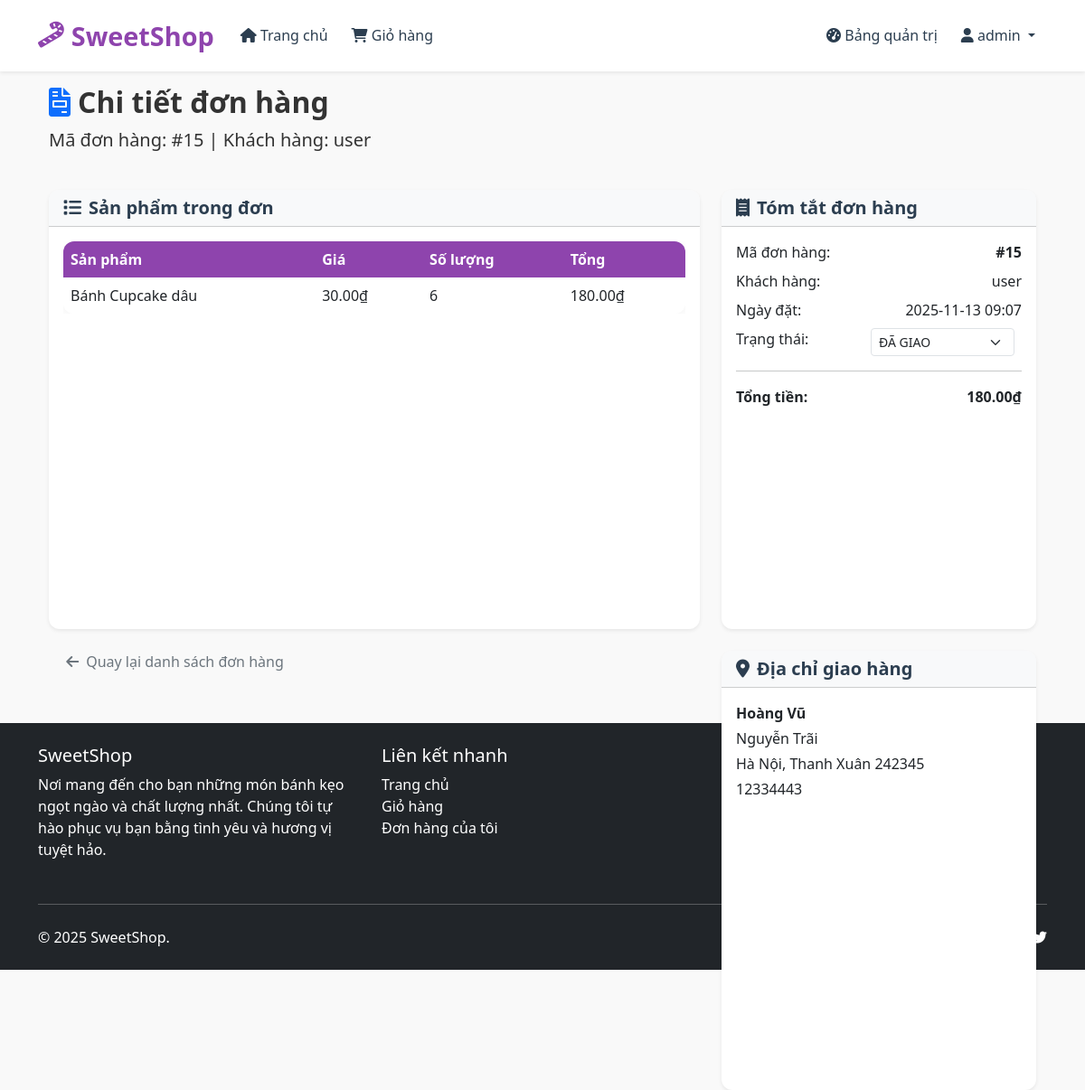
Page /orders/15 (signed in) on the committed database.
### app/models.py (models this page shows, shortened)
class User(UserMixin, db.Model):
    __tablename__ = 'users'
    id = db.Column(db.Integer, primary_key=True)
    username = db.Column(db.String(80), nullable=False, unique=True)
    password_hash = db.Column(db.String(120), nullable=False)
    role = db.Column(db.String(10), nullable=False, default='USER')  # 'USER' or 'ADMIN'
    created_at = db.Column(db.DateTime, nullable=False, default=datetime.utcnow)
    cart_items = db.relationship('Cart', backref='user', lazy=True, cascade='all, delete-orphan')
    orders = db.relationship('Order', backref='customer', lazy=True, cascade='all, delete-orphan')
    addresses = db.relationship('Address', backref='user', lazy=True, cascade='all, delete-orphan')

class Order(db.Model):
    __tablename__ = 'orders'
    id = db.Column(db.Integer, primary_key=True)
    user_id = db.Column(db.Integer, db.ForeignKey('users.id'), nullable=False)
    order_date = db.Column(db.DateTime, nullable=False, default=datetime.utcnow)
    total_amount = db.Column(db.Numeric(10, 2), nullable=False)
    status = db.Column(db.String(20), nullable=False, default='PENDING')  # PENDING, PAID, SHIPPED, DELIVERED, CANCELLED
    shipping_address_id = db.Column(db.Integer, db.ForeignKey('addresses.id'), nullable=False)
    items = db.relationship('OrderItem', backref='order', lazy=True, cascade='all, delete-orphan')
    shipping_address = db.relationship('Address', backref='orders', lazy=True)

class OrderItem(db.Model):
    __tablename__ = 'order_items'
    id = db.Column(db.Integer, primary_key=True)
    order_id = db.Column(db.Integer, db.ForeignKey('orders.id'), nullable=False)
    product_id = db.Column(db.Integer, db.ForeignKey('products.id'), nullable=False)
    quantity = db.Column(db.Integer, nullable=False)
    price = db.Column(db.Numeric(10, 2), nullable=False)  # Price at time of order
    product = db.relationship('Product', back_populates='order_items')

class Product(db.Model):
    __tablename__ = 'products'
    id = db.Column(db.Integer, primary_key=True)
    name = db.Column(db.String(100), nullable=False)
    description = db.Column(db.Text)
    price = db.Column(db.Numeric(10, 2), nullable=False)
    image_url = db.Column(db.String(200))
    cart_items = db.relationship('Cart', backref='product', lazy=True, cascade='all, delete-orphan')
    order_items = db.relationship('OrderItem', back_populates='product', cascade='all, delete-orphan')

class Address(db.Model):
    __tablename__ = 'addresses'
    id = db.Column(db.Integer, primary_key=True)
    user_id = db.Column(db.Integer, db.ForeignKey('users.id'), nullable=False)
    full_name = db.Column(db.String(100), nullable=False)
    phone = db.Column(db.String(20), nullable=False)
    street = db.Column(db.String(200), nullable=False)
    city = db.Column(db.String(100), nullable=False)
    state = db.Column(db.String(100), nullable=False)
    zip_code = db.Column(db.String(20), nullable=False)
    is_default = db.Column(db.Boolean, default=False)

### app/admin/routes.py (the view, shortened to what this page needs)
@bp.route('/orders/<int:order_id>', methods=['GET', 'POST'])
@login_required
@admin_required
def order_details(order_id):
    order = Order.query.filter_by(id=order_id).first_or_404()
    _ = order.items  # This loads the order items
    for item in order.items:
        _ = item.product  # This loads the product for each item
    _ = order.shipping_address  # This loads the shipping address
    _ = order.customer  # This loads the customer information
    return render_template('admin/order_details.html', order=order)

### app/__init__.py (called while the page is built)
def create_app(config_class=Config):
    app = Flask(__name__)
    app.config.from_object(config_class)
    db.init_app(app)
    login_manager.init_app(app)
    bcrypt.init_app(app)
    migrate = Migrate(app, db)  # Initialize Flask-Migrate
    login_manager.login_view = 'auth.login'
    login_manager.login_message = 'Đăng nhập để truy cập trang này.'
    from app.auth import bp as auth_bp
    app.register_blueprint(auth_bp)
    from app.admin import bp as admin_bp
    app.register_blueprint(admin_bp)
    from app.main import bp as main_bp
    app.register_blueprint(main_bp)
    @login_manager.user_loader
    def load_user(user_id):
        from app.models import User
        return User.query.get(int(user_id))
    return app

### app/templates/admin/order_details.html (shortened to what this page needs)
{% extends "base.html" %}
{% block content %}
<div class="container">
    <div class="row mb-4">
        <div class="col-12">
            <h2 class="fw-bold"><i class="fas fa-file-invoice text-primary me-2"></i>Chi tiết đơn hàng</h2>
            <p class="lead">Mã đơn hàng: #{{ order.id }} | Khách hàng: {{ order.customer.username }}</p>
        </div>
    </div>
    <div class="row">
        <div class="col-lg-8">
            <div class="card shadow-sm mb-4">
                <div class="card-header bg-light">
                    <h5 class="card-title mb-0"><i class="fas fa-list me-2"></i>Sản phẩm trong đơn</h5>
                </div>
                <div class="card-body">
                    <div class="table-responsive">
                        <table class="table table-borderless mb-0">
                            <thead class="table-light">
                                <tr>
                                    <th>Sản phẩm</th>
                                    <th>Giá</th>
                                    <th>Số lượng</th>
                                    <th>Tổng</th>
                                </tr>
                            </thead>
                            <tbody>
                                {% for item in order.items %}
                                <tr>
                                    <td>{{ item.product.name }}</td>
                                    <td>{{ "%.2f"|format(item.price) }}₫</td>
                                    <td>{{ item.quantity }}</td>
                                    <td>{{ "%.2f"|format(item.price * item.quantity) }}₫</td>
                                </tr>
                                {% endfor %}
                            </tbody>
                        </table>
                    </div>
                </div>
            </div>
        </div>
        <div class="col-lg-4">
            <div class="card shadow-sm mb-4">
                <div class="card-header bg-light">
                    <h5 class="card-title mb-0"><i class="fas fa-receipt me-2"></i>Tóm tắt đơn hàng</h5>
                </div>
                <div class="card-body">
                    <div class="d-flex justify-content-between mb-2">
                        <span>Mã đơn hàng:</span>
                        <strong>#{{ order.id }}</strong>
                    </div>
                    <div class="d-flex justify-content-between mb-2">
                        <span>Khách hàng:</span>
                        <span>{{ order.customer.username }}</span>
                    </div>
                    <div class="d-flex justify-content-between mb-2">
                        <span>Ngày đặt:</span>
                        <span>{{ order.order_date.strftime('%Y-%m-%d %H:%M') }}</span>
                    </div>
                    <div class="d-flex justify-content-between mb-2">
                        <span>Trạng thái:</span>
                        <form method="POST" class="d-inline">
                            <select name="status" class="form-select form-select-sm d-inline w-auto me-2" onchange="this.form.submit()">
                                <option value="DELIVERED" {% if order.status == 'DELIVERED' %}selected{% endif %}>ĐÃ GIAO</option>
                            </select>
                        </form>
                    </div>
                    <hr>
                    <div class="d-flex justify-content-between mb-0">
                        <strong>Tổng tiền:</strong>
                        <strong>{{ "%.2f"|format(order.total_amount) }}₫</strong>
                    </div>
                </div>
            </div>
            <div class="card shadow-sm">
                <div class="card-header bg-light">
                    <h5 class="card-title mb-0"><i class="fas fa-map-marker-alt me-2"></i>Địa chỉ giao hàng</h5>
                </div>
                <div class="card-body">
                    <p class="mb-1"><strong>{{ order.shipping_address.full_name }}</strong></p>
                    <p class="mb-1">{{ order.shipping_address.street }}</p>
                    <p class="mb-1">{{ order.shipping_address.city }}, {{ order.shipping_address.state }} {{ order.shipping_address.zip_code }}</p>
                    <p class="mb-0">{{ order.shipping_address.phone }}</p>
                </div>
            </div>
        </div>
    </div>
    <div class="row mt-3">
        <div class="col-12">
            <a href="{{ url_for('admin.orders') }}" class="btn btn-outline-secondary">
                <i class="fas fa-arrow-left me-2"></i>Quay lại danh sách đơn hàng
            </a>
        </div>
    </div>
</div>
{% endblock %}

### app/templates/base.html (shortened to what this page needs)
<!DOCTYPE html>
<html lang="vi">
<head>
    <link href="https://cdn.jsdelivr.net/npm/bootstrap@5.3.0/dist/css/bootstrap.min.css" rel="stylesheet">
    <link rel="stylesheet" href="https://cdnjs.cloudflare.com/ajax/libs/font-awesome/6.0.0/css/all.min.css">
    <link rel="stylesheet" href="{{ url_for('static', filename='css/style.css') }}">
</head>
<body>
    <nav class="navbar navbar-expand-lg navbar-light bg-white fixed-top shadow-sm">
        <div class="container">
            <a class="navbar-brand" href="{{ url_for('main.home') }}">
                <i class="fas fa-candy-cane"></i> SweetShop
            </a>
            <div class="collapse navbar-collapse" id="navbarNav">
                <ul class="navbar-nav me-auto">
                    <li class="nav-item">
                        <a class="nav-link" href="{{ url_for('main.home') }}"><i class="fas fa-home"></i> Trang chủ</a>
                    </li>
                    {% if current_user.is_authenticated %}
                    <li class="nav-item">
                        <a class="nav-link" href="{{ url_for('main.view_cart') }}">
                            <i class="fas fa-shopping-cart"></i> Giỏ hàng
                            {% set cart_count = current_user.cart_items|length %}
                        </a>
                    </li>
                    {% endif %}
                </ul>
                <ul class="navbar-nav">
                    {% if current_user.is_authenticated %}
                        {% if current_user.role == 'ADMIN' %}
                            <li class="nav-item">
                                <a class="nav-link" href="{{ url_for('admin.dashboard') }}">
                                    <i class="fas fa-tachometer-alt"></i> Bảng quản trị
                                </a>
                            </li>
                        {% endif %}
                        <li class="nav-item dropdown">
                            <a class="nav-link dropdown-toggle" href="#" id="navbarDropdown" role="button" data-bs-toggle="dropdown">
                                <i class="fas fa-user"></i> {{ current_user.username }}
                            </a>
                        </li>
                    {% endif %}
                </ul>
            </div>
        </div>
    </nav>
    <div class="container mt-4">
        {% block content %}{% endblock %}
    </div>
    <footer class="footer mt-5 bg-dark text-white py-4">
        <div class="container">
            <div class="row">
                <div class="col-md-4 mb-4 mb-md-0">
                    <h5>SweetShop</h5>
                    <p>Nơi mang đến cho bạn những món bánh kẹo ngọt ngào và chất lượng nhất. Chúng tôi tự hào phục vụ bạn bằng tình yêu và hương vị tuyệt hảo.</p>
                </div>
                <div class="col-md-4 mb-4 mb-md-0">
                    <h5>Liên kết nhanh</h5>
                    <ul class="list-unstyled">
                        <li><a href="{{ url_for('main.home') }}" class="text-white text-decoration-none">Trang chủ</a></li>
                        <li><a href="{{ url_for('main.view_cart') }}" class="text-white text-decoration-none">Giỏ hàng</a></li>
                        <li><a href="{{ url_for('main.my_orders') }}" class="text-white text-decoration-none">Đơn hàng của tôi</a></li>
                    </ul>
                </div>
                <div class="col-md-4">
                    <h5>Liên hệ</h5>
                    <p> 120 Ngõ Yên Lãng, Đống Đa, Hà Nội</p>
                    <p> (0123) 456-789</p>
                    <p> kieudat@gmailshop.com</p>
                </div>
            </div>
            <hr class="my-4">
            <div class="d-flex justify-content-between align-items-center">
                <p class="mb-0">&copy; 2025 SweetShop.</p>
                <div>
                    <a href="#" class="text-white me-3"></a>
                    <a href="#" class="text-white me-3"></a>
                    <a href="#" class="text-white"><i class="fab fa-twitter"></i></a>
                </div>
            </div>
        </div>
    </footer>
</body>
</html>

### app/static/css/style.css (style rules this page uses)
:root { --primary-color: #8e44ad; --secondary-color: #3498db; --accent-color: #e74c3c; --light-color: #f8f9fa; --dark-color: #2c3e50; --success-color: #2ecc71; --text-color: #333; --border-color: #e0e0e0; }
body { background-color: #f9f9f9; font-family: 'Segoe UI', Tahoma, Geneva, Verdana, sans-serif; color: var(--text-color); padding-top: 70px; }
.navbar { box-shadow: 0 2px 10px rgba(0, 0, 0, 0.1); background-color: white !important; padding: 0.8rem 0; }
.navbar-brand { font-weight: 700; font-size: 1.8rem; color: var(--primary-color) !important; display: flex; align-items: center; }
.navbar-brand i { margin-right: 8px; }
.navbar-nav .nav-link { font-weight: 500; margin: 0 5px; transition: all 0.3s ease; color: var(--dark-color) !important; }
.card { border: none; border-radius: 12px; overflow: hidden; transition: all 0.3s ease; box-shadow: 0 4px 15px rgba(0, 0, 0, 0.08); margin-bottom: 1.5rem; height: 100%; }
.card-title { font-weight: 600; color: var(--dark-color); margin-bottom: 0.5rem; }
.btn { border-radius: 8px; padding: 0.5rem 1.2rem; font-weight: 500; transition: all 0.3s ease; border: none; }
.table { background: white; border-radius: 12px; overflow: hidden; box-shadow: 0 4px 15px rgba(0, 0, 0, 0.05); }
.table th { background-color: var(--primary-color); color: white; font-weight: 600; border: none; }
.table td { vertical-align: middle; }
.footer { background: var(--dark-color); color: white; padding: 3rem 0 1.5rem; margin-top: 4rem; }
.footer a { color: #bbb; transition: color 0.3s ease; }

### rows in the picture
User: username "admin"
Order: id "15", order_date "2025-11-13 09:07", status "ĐÃ GIAO", total_amount "180.00"
User: customer.username "user"
OrderItem: product.name "Bánh Cupcake dâu", price "30.00", quantity "6", item.price*item.quantity "180.00"
Address: shipping_address.full_name "Hoàng Vũ", shipping_address.street "Nguyễn Trãi", shipping_address.city "Hà Nội", shipping_address.state "Thanh Xuân", shipping_address.zip_code "242345", shipping_address.phone "12334443"
